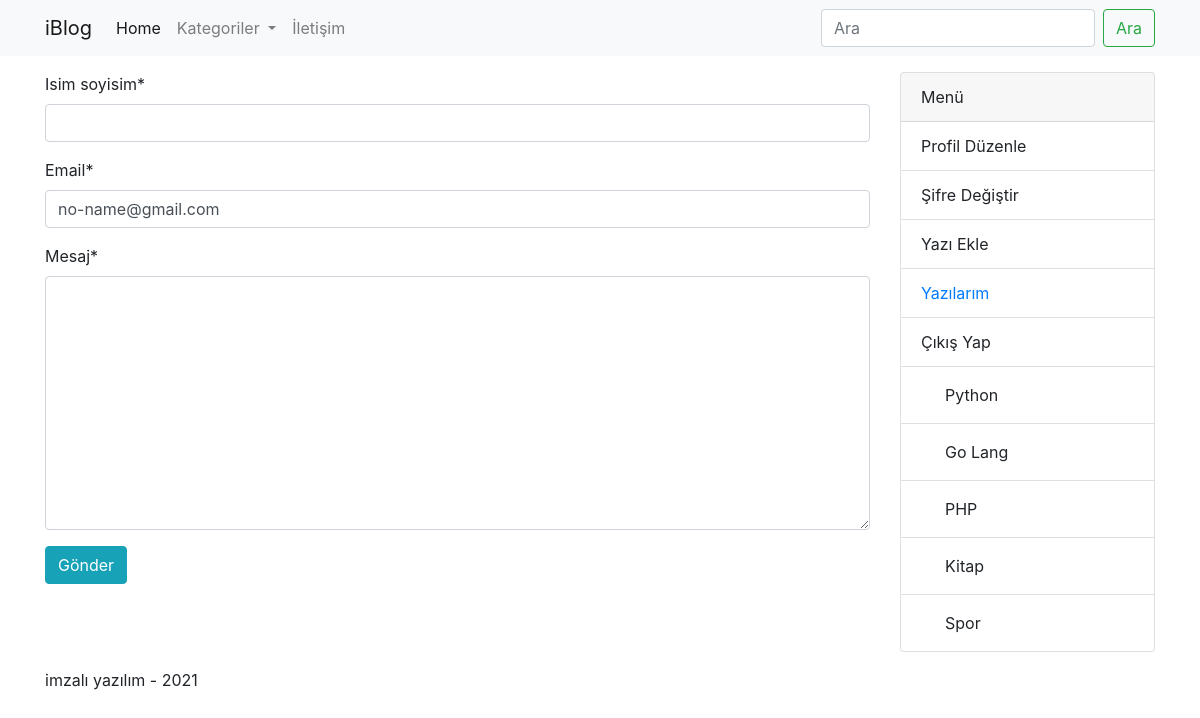
The app's page /iletisim/ (signed in) with its own data.
### app/blog/models/kategori.py (models this page shows, shortened)
class KategoriModel(models.Model):
    isim = models.CharField(max_length=30,blank=False,null=False)
    slug = AutoSlugField(populate_from='isim',unique=True)
    class Meta:
        db_table = 'kategori'
        verbose_name='Kategori'
        verbose_name_plural='Kategoriler'

### app/blog/views/iletisim.py (the view)
# urls.py: path('iletisim/', views.iletisim, name='iletisim'),
def iletisim(request):
    form = IletisimForm(initial={
        'email':'no-name@gmail.com',
    })
    if request.method == 'POST':
        form = IletisimForm(request.POST)
        if form.is_valid():
            form.save()
            return redirect('anasayfa')
    data = {
        'form':form,
    }
    return render(request, 'pages/iletisim.html', context=data)

### app/blog/forms/iletisim.py
class IletisimForm(forms.ModelForm):
    class Meta:
        model = IletisimModel
        fields = ('isim_soyisim','email','mesaj')

### app/blog/templatetags/kategori_list.py (called while the page is built)
@register.simple_tag
def kategori_list():
    kategoriler = KategoriModel.objects.all()
    return kategoriler

### app/blog/templates/pages/iletisim.html (shortened to what this page needs)
{% extends 'base.html'%}
{% load crispy_forms_tags %}
{% block content %}
    <form action="" method="POST">
        {{ form | crispy }}
        <input type="submit" class="btn btn-info" value="Gönder">
    </form>
{% endblock content %}

### templates/includes/sidebar.html
{% load kategori_list %}
{% kategori_list as kategoriler %}
<div class="col-sm-3">
    <div class="card mb-3">
        <div class="card-header">
          Menü
        </div>
      {% if request.user.is_authenticated %}
        <ul class="list-group list-group-flush">
          <li class="list-group-item">Profil Düzenle</li>
          <li class="list-group-item">Şifre Değiştir</li>
          <li class="list-group-item">Yazı Ekle</li>
          <li class="list-group-item">
            <a href="{% url 'yazilarim' %}">Yazılarım</a>
          </li>
          <li class="list-group-item">Çıkış Yap</li>
          {% for kategori in kategoriler %}
          <li class="list-group-item">
            <a class="dropdown-item" href="{% url 'kategori' kategori.slug %}">{{kategori.isim}}</a>
          </li>
          {% endfor %}
        </ul>
      {% else %}
      Login formu gelecek
      {{request.user}}
      {% endif %}
    </div>
</div>

### records on screen
KategoriModel: isim "Python"
KategoriModel: isim "Go Lang"
KategoriModel: isim "PHP"
KategoriModel: isim "Kitap"
KategoriModel: isim "Spor"
